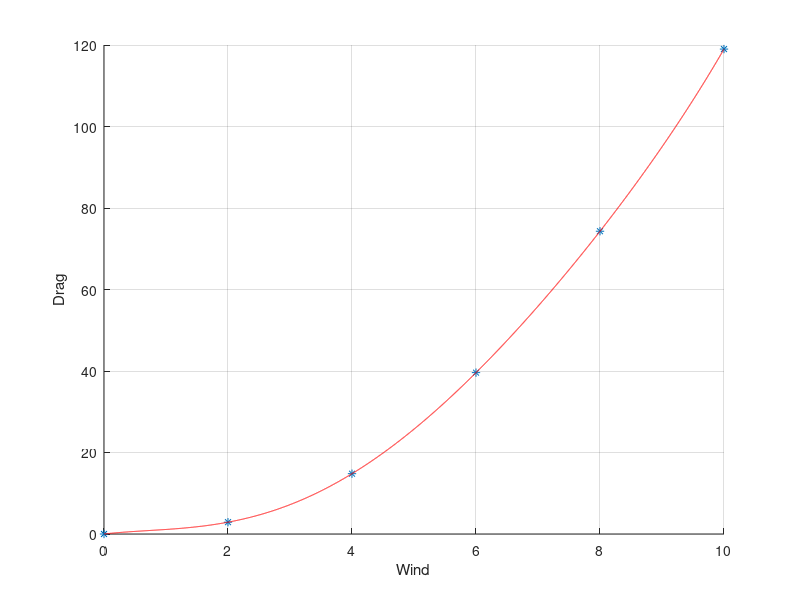

This chart was generated by the following MATLAB code:
%{
    A small script which fits a fifth degree polynomial to a given set of six
    data points.    
%}

clear all;
close all;


%Our simulation data, row1 is wind and row2 is drag
simData = [0   2     4   6     8    10;
           0  2.9  14.8 39.6  74.3  119 ];
       
%turn into column format: colum1 is wind and column2 is drag
simData = simData';

%This is an anonymous function 
p = @(t) [ t.^0 t t.^2 t.^3 t.^4 t.^5];

%Build the Vandermonde matrix
A = p(simData(:,1));
b = simData(:,2);

%We want to solve the system Ax=b.  We show three different ways of doing so:
%One using rreff, and the other three using the inverse of A
res1 = rref([A b]);
res2 = A\b;         %In matlab, you should invert matrices using \
res3 = inv(A)*b;    %Matlab complains about using the inv function
res4 = A^(-1)*b;    %Another interesting way to calculate the inverse

%Evaluate the polynomial at 7.5: p(7.5) returns a 1by5 matrix, and res2 is a
%5by1 matrix of the coefficients.  This code calculates
%a_0+a_1t+a_2t^2+...+a_5t^5
ourAnswer = p(7.5)*res2;

%This is because we want to graph the polynomial
dom = simData(1,1):0.001:simData(end,1);
dom = dom';

%{
    Just for fun, draw the sim-points as well as the polynomial
%}
figure;
hold on;
    plot(simData(:,1), simData(:,2), '*');
    plot(dom, p(dom)*res2, '-r');
hold off;
grid on;
xlabel('Wind');
ylabel('Drag');

%
%   end polyFit.m
%